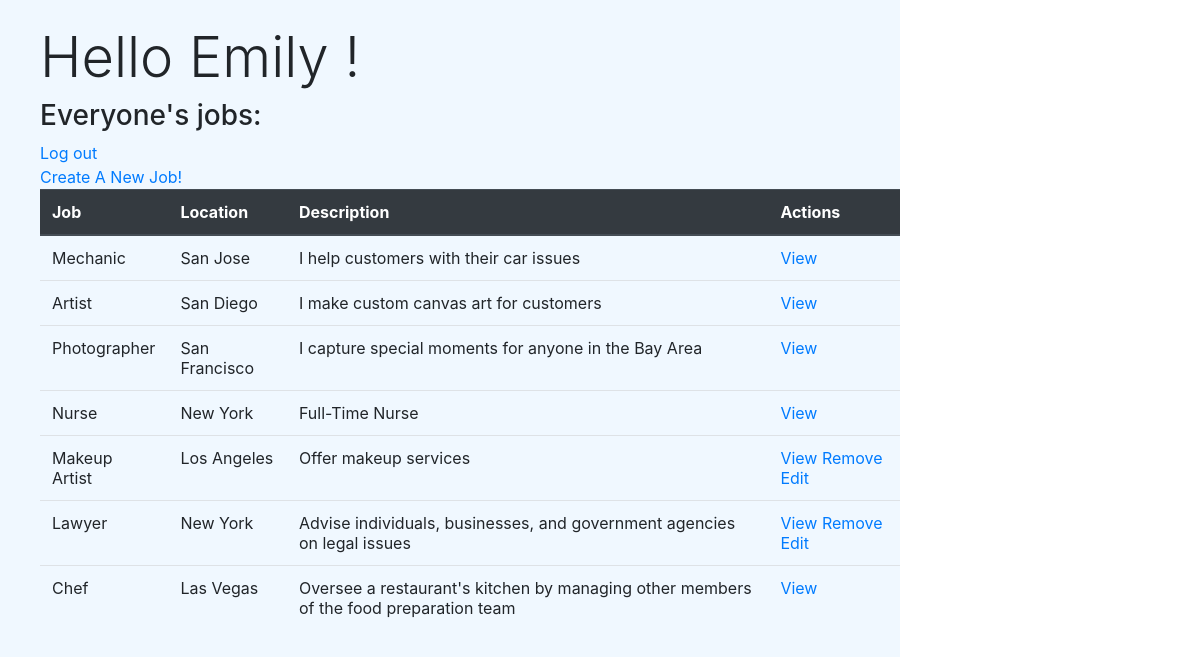
Screenshot of /dashboard (signed in) with the database file from the repository.
### main/models.py (models this page shows)
class User(models.Model):
    first_name=models.CharField(max_length=60)
    last_name=models.CharField(max_length=60)
    email=models.EmailField(max_length=50)
    password=models.CharField(max_length=30)
    created_at=models.DateTimeField(auto_now_add=True)
    updated_at=models.DateTimeField(auto_now=True)
    objects=UserManager()   ##dont forget to create objects

class Job(models.Model):
    title=models.CharField(max_length=70)
    description=models.TextField(max_length=200)
    location=models.CharField(max_length=100)
    created_at=models.DateTimeField(auto_now_add=True)
    updated_at=models.DateTimeField(auto_now=True)
    user=models.ForeignKey(User, on_delete=models.CASCADE)
    objects=JobManager()######DONT FORGET TO ADD AFTER ADDING SECOND VALIDATIONS ####

### main/views.py (the view)
# urls.py: path('dashboard', views.display_dashboard_page),
def display_dashboard_page(request):                            #will have to take in all jobs // have to get a specific user which comes from the session
    context= {
        "jobs":Job.objects.all(), #COMMA!!
        "user":User.objects.get(id=request.session["user_id"])
    }
    return render(request, "dashboard_page.html",context) #create a html for that dashboard page

### main/templates/dashboard_page.html (shortened to what this page needs)
<!DOCTYPE html>
<html lang="en">
<head>
    <link rel="stylesheet" href="https://stackpath.bootstrapcdn.com/bootstrap/4.5.2/css/bootstrap.min.css">
</head>
<body>
<div class="background">
<div class="body">
    <br>
    <h1 class="display-4">Hello {{user.first_name}} !</h1>
    <h3 class="display-9">Everyone's jobs:</h3>
    <div ><a href="/">Log out</a></div>
    <div ><a href="/job/new">Create A New Job!</a></div>
    <table class="table table-hover">
        <thead class="thead-dark">
            <tr>
                <th>Job</th>
                <th>Location</th>
                <th>Description</th>
                <th>Actions</th>
            </tr>
        </thead>
        <tbody>
            {% for job in jobs %}
            <tr>
                <td>{{job.title}}</td>
                <td>{{job.location}}</td>
                <td>{{job.description}}</td>
                <td>
                    <a href="/jobs/{{job.id}}">View</a>
                    {% if user.id == job.user.id %}
                    <a href="/jobs/{{job.id}}/destroy">Remove</a>
                    <a href="/jobs/edit/{{job.id}}">Edit</a>
                    {% endif %}
                </td>
            </tr>
            {% endfor %}
        </tbody>
    </table>
</div>
</div>
</body>
</html>

### main/templates/dashboard_page.html (style rules this page uses)
.background { background-color: aliceblue; max-width: 900px; min-height: 1200px; }
.body { margin-left: 40px; }

### rows the page displays
User: first_name "Emily"
Job: title "Mechanic", location "San Jose", description "I help customers with their car issues"
Job: title "Artist", location "San Diego", description "I make custom canvas art for customers"
Job: title "Photographer", location "San Francisco", description "I capture special moments for anyone in the Bay Area"
Job: title "Nurse", location "New York", description "Full-Time Nurse"
Job: title "Makeup Artist", location "Los Angeles", description "Offer makeup services"
Job: title "Lawyer", location "New York", description "Advise individuals, businesses, and government agencies on legal issues"
Job: title "Chef", location "Las Vegas", description "Oversee a restaurant's kitchen by managing other members of the food preparation team"
